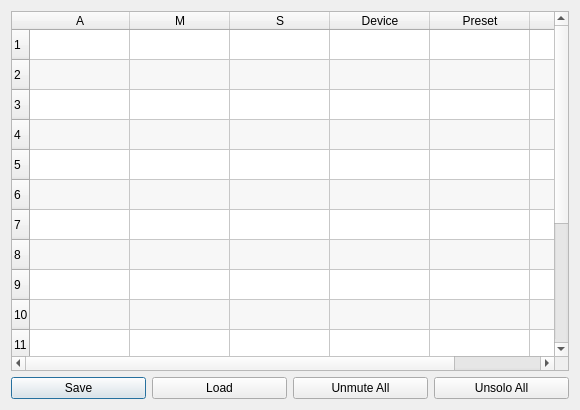
<?xml version="1.0" encoding="UTF-8"?>
<ui version="4.0">
 <class>qmpChannelsWindow</class>
 <widget class="QDialog" name="qmpChannelsWindow">
  <property name="geometry">
   <rect>
    <x>0</x>
    <y>0</y>
    <width>580</width>
    <height>410</height>
   </rect>
  </property>
  <property name="minimumSize">
   <size>
    <width>580</width>
    <height>410</height>
   </size>
  </property>
  <property name="maximumSize">
   <size>
    <width>580</width>
    <height>16777215</height>
   </size>
  </property>
  <property name="windowTitle">
   <string>Channels</string>
  </property>
  <layout class="QVBoxLayout" name="verticalLayout_4">
   <item>
    <layout class="QVBoxLayout" name="verticalLayout_1">
     <item>
      <widget class="QTableWidget" name="twChannels">
       <property name="sizePolicy">
        <sizepolicy hsizetype="Expanding" vsizetype="Expanding">
         <horstretch>0</horstretch>
         <verstretch>0</verstretch>
        </sizepolicy>
       </property>
       <property name="alternatingRowColors">
        <bool>true</bool>
       </property>
       <property name="selectionMode">
        <enum>QAbstractItemView::NoSelection</enum>
       </property>
       <property name="cornerButtonEnabled">
        <bool>false</bool>
       </property>
       <property name="rowCount">
        <number>16</number>
       </property>
       <property name="columnCount">
        <number>6</number>
       </property>
       <row/>
       <row/>
       <row/>
       <row/>
       <row/>
       <row/>
       <row/>
       <row/>
       <row/>
       <row/>
       <row/>
       <row/>
       <row/>
       <row/>
       <row/>
       <row/>
       <column>
        <property name="text">
         <string>A</string>
        </property>
       </column>
       <column>
        <property name="text">
         <string>M</string>
        </property>
       </column>
       <column>
        <property name="text">
         <string>S</string>
        </property>
       </column>
       <column>
        <property name="text">
         <string>Device</string>
        </property>
       </column>
       <column>
        <property name="text">
         <string>Preset</string>
        </property>
       </column>
       <column>
        <property name="text">
         <string>...</string>
        </property>
       </column>
       <item row="0" column="1">
        <property name="text">
         <string/>
        </property>
       </item>
      </widget>
     </item>
    </layout>
   </item>
   <item>
    <layout class="QHBoxLayout" name="horizontalLayout">
     <item>
      <widget class="QPushButton" name="pbSave">
       <property name="text">
        <string>Save</string>
       </property>
       <property name="iconSize">
        <size>
         <width>16</width>
         <height>16</height>
        </size>
       </property>
      </widget>
     </item>
     <item>
      <widget class="QPushButton" name="pbLoad">
       <property name="text">
        <string>Load</string>
       </property>
      </widget>
     </item>
     <item>
      <widget class="QPushButton" name="pbUnmute">
       <property name="text">
        <string>Unmute All</string>
       </property>
      </widget>
     </item>
     <item>
      <widget class="QPushButton" name="pbUnsolo">
       <property name="text">
        <string>Unsolo All</string>
       </property>
      </widget>
     </item>
    </layout>
   </item>
  </layout>
 </widget>
 <resources/>
 <connections/>
</ui>
